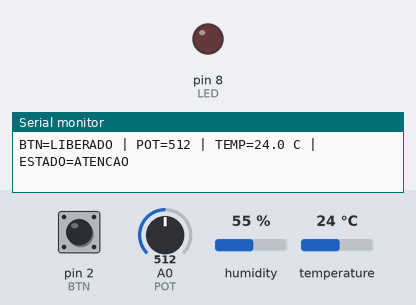
A sketch run on a simulated Arduino Uno, built with avr-gcc and run on an emulated ATmega328P. Shown: output pins drawn as LEDs (lit = HIGH), the last lines printed to the serial monitor. The inputs (shaded band) are chosen by the test bench; at power-on: pin 2 (BTN) HIGH, temperature 24 °C, A0 (POT) = 512, humidity 55 %.

Above: at 1.8 s.
1.9 s: pin 2 (BTN) pulled LOW for 1.2 s
At 3.3 s:
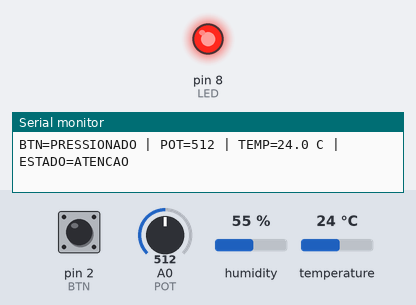
5.5 s: temperature set to 39.4 °C
7.0 s: temperature set to 40.7 °C
10.5 s: pin 2 (BTN) pulled LOW for 1.2 s
At 12.9 s:
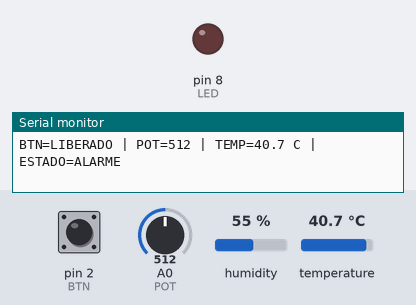
13.2 s: pin 2 (BTN) pulled LOW for 3.2 s
At 15.2 s:
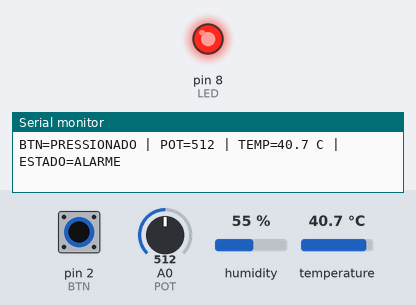
Timing chart, 0 to 18.6 s (numbered marks = the images above; inputs shaded):
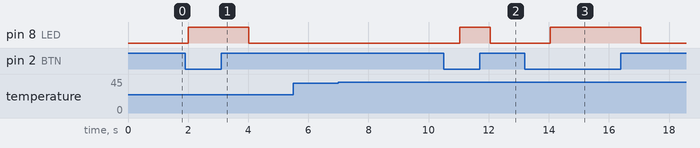

Measured:
- after the input at 1.9 s, pin 8 (LED): LOW → HIGH after 0.11 s, → LOW 2.0 s later
- after the input at 10.5 s, pin 8 (LED): LOW → HIGH after 0.54 s, → LOW 1.0 s later
- after the input at 13.2 s, pin 8 (LED): LOW → HIGH after 0.85 s, → LOW 3.0 s later

The sketch:

sketch.ino
```cpp
#include <DHT.h>

const int BTN = 2;
const int LED = 8;
const int POT = A0;

#define DHTPIN 4
#define DHTTYPE DHT22
DHT dht(DHTPIN, DHTTYPE);

// Variável global para guardar o estado anterior do alarme
bool alarmeTemperatura = false;

void atualizarAlarmeTemperatura(float t) {
  if (isnan(t)) return;
  if (!alarmeTemperatura && t >= 40.0) {
    alarmeTemperatura = true; // liga em 40 ºC
  } else if (alarmeTemperatura && t <= 37.0) {
    alarmeTemperatura = false; // desliga em 37 ºC
  }
}

const char* classificarComHisterese(float t, int bruto) {
  if (isnan(t)) return "FALHA DE SENSOR";

  atualizarAlarmeTemperatura(t);

  if (alarmeTemperatura || bruto >= 750) return "ALARME";
  if (t >= 30.0 || bruto >= 400) return "ATENCAO";

  return "NORMAL";
}

void setup() {
  pinMode(BTN, INPUT_PULLUP);
  pinMode(LED, OUTPUT);
  Serial.begin(9600);
  dht.begin();
}

void loop() {
  bool detectado = (digitalRead(BTN) == LOW);
  digitalWrite(LED, detectado ? HIGH : LOW);

  int bruto = analogRead(POT);
  float t = dht.readTemperature();

  Serial.print("BTN=");
  Serial.print(detectado ? "PRESSIONADO" : "LIBERADO");
  Serial.print(" | POT=");
  Serial.print(bruto);
  Serial.print(" | TEMP=");

  if (isnan(t)) {
    Serial.print("INVALIDA | ESTADO=");
    Serial.print(classificarComHisterese(t, bruto));
  } else {
    Serial.print(t, 1);
    Serial.print(" C | ESTADO=");
    Serial.print(classificarComHisterese(t, bruto));
  }

  Serial.println();
  delay(1000);
}
```
